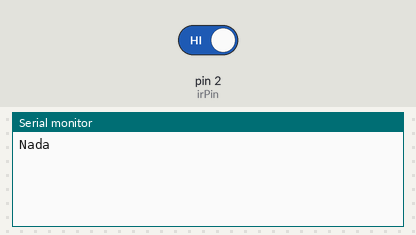
This sketch was run on a simulated Arduino Uno, built with avr-gcc and run on an emulated ATmega328P. On the bench: the last lines printed to the serial monitor. The inputs (shaded band) are chosen by the test bench; at power-on: pin 2 (irPin) HIGH.

Above: at 1.2 s.
1.3 s: pin 2 (irPin) driven LOW
At 2.3 s:
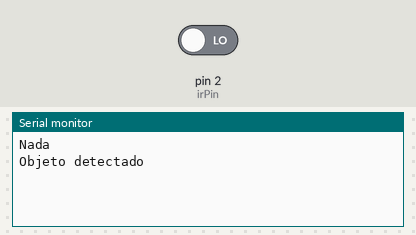
2.8 s: pin 2 (irPin) driven HIGH
At 3.9 s:
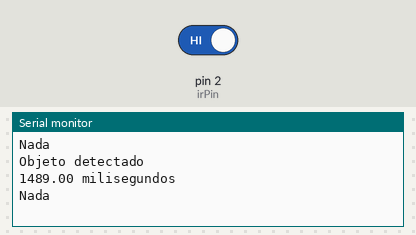

The sketch:

dia4.ino
```cpp
int irPin = 2;//pino gpio conectado ao leitor
int lerIr;//armazena o valor da entrada
float Tt = 1;
//int situacao = 0;
float Tp = 0;
float Tb = 0;
float vel = 0;
float dist = 115;
float t;//tempo captado quando o leitor identifica linha branca
float ot;//tempo subsequente à leitura do primeiro tempo na saida da linha branca
float dt;//diferenca de tempo entre a entrada na linha
float tp;//tempo captado quando inicia uma linha preta
float otp;//tempo captado quando sai da linha preta
float dtp;//diferencial entre a entrada e a saida da linha preta
int cont = 0;//contador de linhas brancas
//float tempoNada[100];//vetor que armazena tempos em linhas pretas
float tempos[100];//vetor que armazena as linhas
int contPretas = 0;//contador de linhas pretas
String MostrarVetor = "";//texto para exibir os tempos
void setup() {
  // put your setup code here, to run o2nce:
  pinMode(irPin, INPUT);//set do pino 2 como entrada de informacoes
  Serial.begin(9600);
}

void loop() {
  //put your main code here, to run repeatedly:
  lerIr = digitalRead(irPin);//identificar os dados de tempo
  //   Serial.println(lerIr);
  // delay(5);
  //   //t = millis();
  //    //Serial.println(t);
  //t=millis();
  if (lerIr == 0) {//identifica linha branca
    Serial.println("Objeto detectado");//informa que chegou uma linha branac
    t = millis();//recebe o tempo de execucao do codigo em que o objeto foi identificado
    while (lerIr == 0) {
      lerIr = digitalRead(irPin);//atualiza o status de leitura do pino

      delay(1); //necessario para que nao crash o codigo no loop
      ot = millis();//recebe o valor de tempo final que antes donleitor sair da linha branca
      dt = (ot - t);
      /*if(dt>5000){
        //situacao = 2;
        }*/
    }
    dt = (ot - t); //recebe a diferenca entre o momento em que entrou na linha branca e o momento que saiu
    //Serial.println(String(cont));
    Serial.println(String(dt) + " milisegundos");
    if (dt > 5000) {
      Tt = Tp + Tb;
      vel = dist / Tt;
      Serial.println(String(vel) + " m/s");
    }

    else if (cont < 100) {
      //tempos[cont] = dt;
      Tb = Tb + dt;
      cont++;
    }
    /* else if(cont == 100){
       for(int i = 0;i<cont;i=i+1){
         MostrarVetor = "Linha "+String(i+1)+" "+String(tempos[i]);
         Serial.println(MostrarVetor);
         }

       }*/
  }
  if (lerIr == 1) {
    Serial.println("Nada");
    tp = millis();
    while (lerIr == 1) {
      lerIr = digitalRead(irPin);
      delay(10);
      otp = millis();
    }
    dtp = (otp - tp);
    if ((dtp < 350) && (contPretas < 100)) {
      //tempoNada[contPretas] = dt;
      Tp = Tp + dtp;
      contPretas++;
      //Serial.println(contPretas);
    }

    /*else if (contPretas == 100) {
      /*for (int i = 0; i < contPretas; i = i + 1) {
        MostrarVetor = "Pretas Linha " + String(i + 1) + " " + String(tempoNada[i]);
        Serial.println(MostrarVetor);//imprime no serial a colecao de tempos em linhas pretas
      }*/
  }

}
```

Measured:
- after the input at 1.3 s, the serial monitor: prints a new line at once (image 1)
- after the input at 2.8 s, the serial monitor: prints a new line at once (image 2)
